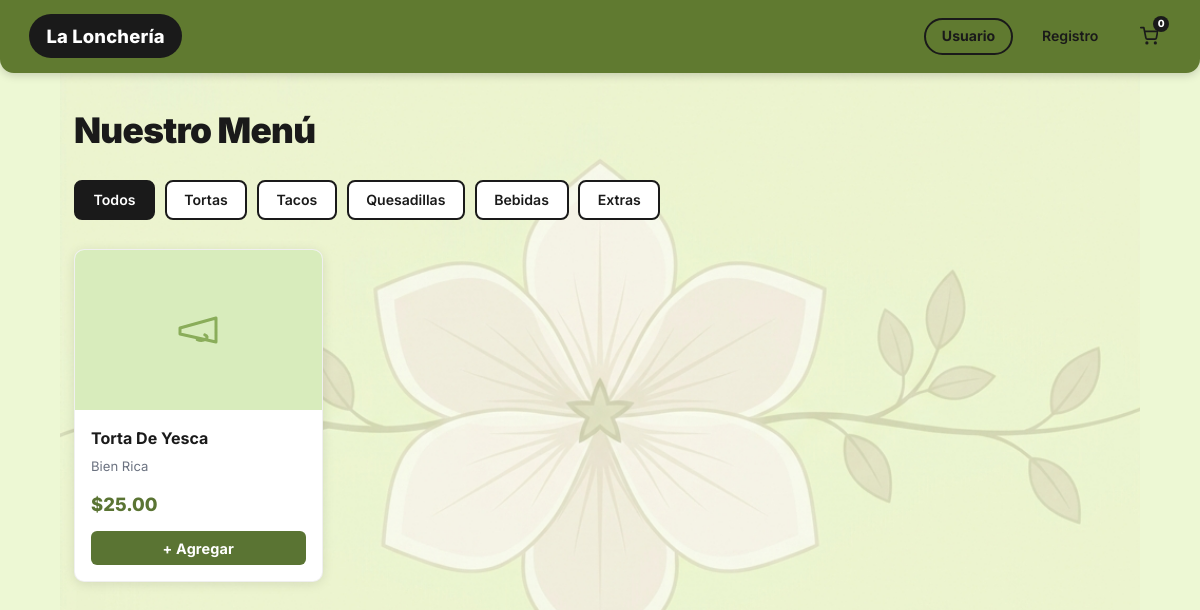
The page / on the database its author committed.
### app.py (models this page shows)
class Categoria(db.Model):
    __tablename__ = "categorias"
    id        = db.Column(db.Integer, primary_key=True)
    nombre    = db.Column(db.String(80), unique=True, nullable=False)
    icono     = db.Column(db.String(10), default="")
    orden     = db.Column(db.Integer, default=0)
    productos = db.relationship("Producto", backref="categoria", lazy=True)

class Producto(db.Model):
    __tablename__ = "productos"
    id            = db.Column(db.Integer, primary_key=True)
    nombre        = db.Column(db.String(150), nullable=False)
    descripcion   = db.Column(db.Text, nullable=True)
    precio        = db.Column(db.Float, nullable=False)
    precio_oferta = db.Column(db.Float, nullable=True)
    imagen        = db.Column(db.String(300), nullable=True)
    stock         = db.Column(db.Integer, default=99)
    activo        = db.Column(db.Boolean, default=True)
    destacado     = db.Column(db.Boolean, default=False)
    tiempo_prep   = db.Column(db.Integer, default=15)
    categoria_id  = db.Column(db.Integer, db.ForeignKey("categorias.id"), nullable=True)
    @property
    def precio_final(self):
        return self.precio_oferta if self.precio_oferta else self.precio
    @property
    def en_oferta(self):
        return self.precio_oferta is not None and self.precio_oferta < self.precio
    @property
    def disponible(self):
        return self.activo and self.stock > 0

### app.py (the view)
@app.route("/")
def inicio():
    cats      = Categoria.query.order_by(Categoria.orden).all()
    cat_id    = request.args.get("categoria", type=int)
    consulta  = Producto.query.filter_by(activo=True)
    if cat_id:
        consulta = consulta.filter_by(categoria_id=cat_id)
    productos = consulta.order_by(Producto.nombre).all()
    return render_template("inicio.html", categorias=cats, productos=productos,
                           cat_activa=cat_id, cnt=contar_carrito(), nombre=NOMBRE)

### app.py (called while the page is built)
def contar_carrito():
    return sum(a["cantidad"] for a in session.get("carrito", {}).values())

### templates/inicio.html (shortened to what this page needs)
{% extends "base.html" %}
{% block contenido %}
<div class="contenedor">
  <h1 class="titulo-seccion">Nuestro Menú</h1>
  <div class="filtros">
    <a href="{{ url_for('inicio') }}"
       class="filtro-btn {% if not cat_activa %}activo{% endif %}">
      Todos
    </a>
    {% for cat in categorias %}
      <a href="{{ url_for('inicio', categoria=cat.id) }}"
         class="filtro-btn {% if cat_activa == cat.id %}activo{% endif %}">
        {{ cat.nombre }}
      </a>
    {% endfor %}
  </div>
  {% if productos %}
    <div class="grid-productos">
      {% for p in productos %}
        <div class="tarjeta">
          {% if p.imagen %}
            <img src="{{ url_for('static', filename=p.imagen) }}"
                 alt="{{ p.nombre }}" class="tarjeta-imagen">
          {% else %}
            <div class="tarjeta-imagen" style="display:flex;align-items:center;justify-content:center;background:#d8ecbc;"
            >
              <svg xmlns="http://www.w3.org/2000/svg" width="48" height="48" viewBox="0 0 24 24"
                   fill="none" stroke="#8aad5a" stroke-width="1.5"
                   stroke-linecap="round" stroke-linejoin="round">
                <path d="M3 11l18-5v12L3 14v-3z"/>
                <path d="M11.6 16.8a3 1.5 0 1 0 3.8-2.4"/>
              </svg>
            </div>
          {% endif %}
          <div class="tarjeta-cuerpo">
            <div class="tarjeta-nombre">{{ p.nombre }}</div>
            <div class="tarjeta-desc">{{ p.descripcion or '' }}</div>
            <div class="tarjeta-precio">
              ${{ "%.2f"|format(p.precio_final) }}
            </div>
            {% if p.disponible %}
              <button class="btn btn-primario btn-agregar" data-id="{{ p.id }}">
                + Agregar
              </button>
            {% else %}
              <button class="btn btn-secundario" disabled>Sin stock</button>
            {% endif %}
          </div>
        </div>
      {% endfor %}
    </div>
  {% endif %}
</div>
{% endblock %}

### static/css/main.css (style rules this page uses)
:root { --verde-navbar: #607a30; --verde-oscuro: #5a7433; --verde-medio: #6b8c3a; --verde-claro: #edf8d4; --verde-muy-claro: #f2fae0; --verde-boton: #5a7433; --texto-oscuro: #1a1a1a; --texto-blanco: #ffffff; --texto-gris: #6b7280; --texto-gris-claro: #9ca3af; --borde-negro: #1a1a1a; --borde-suave: #d1d5db; --sombra: 0 2px 12px rgba(0, 0, 0, .10); --sombra-tarjeta: 0 4px 20px rgba(0, 0, 0, .12); --radio: 10px; --radio-sm: 6px; --radio-pill: 50px; --fuente: 'Inter', 'Segoe UI', system-ui, sans-serif; --exito: #16a34a; --error: #dc2626; --info: #2563eb; }
*, *::before, *::after { box-sizing: border-box; margin: 0; padding: 0; }
html { scroll-behavior: smooth; }
body { font-family: var(--fuente); background-color: var(--verde-claro); background-image: url("/static/flor_fondo.png"); background-repeat: no-repeat; background-position: center 45%; background-size: 90% auto; background-attachment: local; color: var(--texto-oscuro); line-height: 1.6; min-height: 100vh; }
a { color: inherit; text-decoration: none; }
.contenedor { max-width: 1100px; margin: 0 auto; padding: 1.8rem 1.5rem; }
.titulo-seccion { font-size: 2.2rem; font-weight: 900; margin-bottom: 1.4rem; color: var(--texto-oscuro); letter-spacing: -.02em; }
.filtros { display: flex; flex-wrap: wrap; gap: .6rem; margin-bottom: 1.8rem; }
.filtro-btn { padding: .42rem 1.1rem; border: 2px solid var(--borde-negro); border-radius: 8px; background: var(--texto-blanco); cursor: pointer; font-size: .88rem; font-weight: 600; color: var(--texto-oscuro); text-decoration: none; transition: background .18s, color .18s, border-color .18s; }
.filtro-btn:hover, .filtro-btn.activo { background: var(--texto-oscuro); color: var(--texto-blanco); text-decoration: none; }
.grid-productos { display: grid; grid-template-columns: repeat(auto-fill, minmax(220px, 1fr)); gap: 1.2rem; }
.tarjeta { background: var(--texto-blanco); border-radius: var(--radio); overflow: hidden; box-shadow: var(--sombra); display: flex; flex-direction: column; border: 1px solid rgba(0, 0, 0, .06); transition: transform .2s, box-shadow .2s; }
.tarjeta-imagen { width: 100%; height: 160px; object-fit: cover; background: #f0f7e0; }
.tarjeta-cuerpo { padding: 1rem; flex: 1; display: flex; flex-direction: column; }
.tarjeta-nombre { font-weight: 700; font-size: 1rem; margin-bottom: .3rem; color: var(--texto-oscuro); }
.tarjeta-desc { font-size: .82rem; color: var(--texto-gris); flex: 1; margin-bottom: .8rem; }
.tarjeta-precio { font-size: 1.15rem; font-weight: 800; color: var(--verde-oscuro); margin-bottom: .7rem; }
.btn { display: inline-block; padding: .55rem 1.3rem; border-radius: var(--radio-sm); font-weight: 700; font-size: .9rem; border: none; cursor: pointer; transition: filter .18s, transform .12s; text-align: center; font-family: var(--fuente); letter-spacing: .01em; }
.btn-primario { background: var(--verde-boton); color: var(--texto-blanco); width: 100%; }

### rows shown on the page
Categoria: nombre "Tortas"
Categoria: nombre "Tacos"
Categoria: nombre "Quesadillas"
Categoria: nombre "Bebidas"
Categoria: nombre "Extras"
Producto: nombre "Torta De Yesca", descripcion "Bien Rica", precio_final "25.00"

### other values the page prints
{{ nombre }} "La Lonchería"
{{ cnt }} "0"
